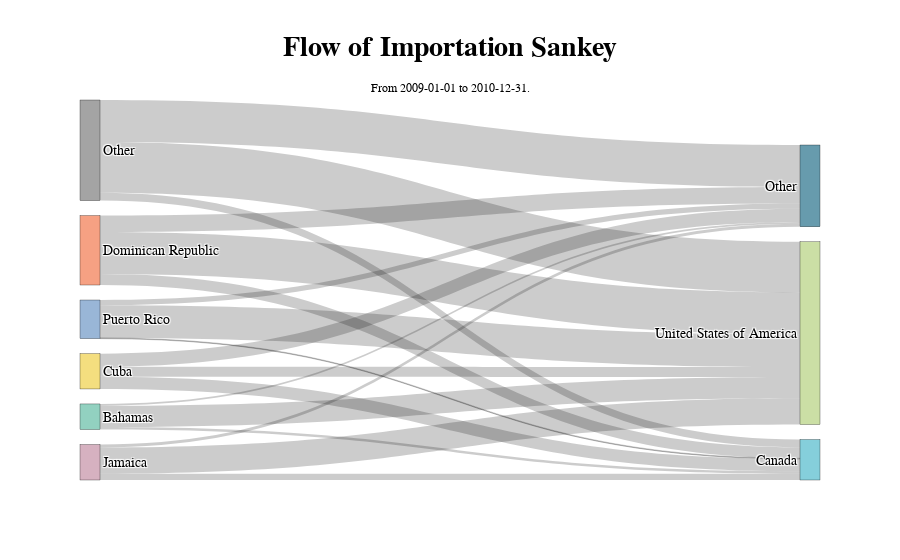

Notebook source saved alongside this figure:
### Code cell
# Create a set of unique node IDs from both sourceid and targetid
unique_ids = set(df['sourceid']).union(set(df['targetid']))

# Create mapping for indices
dict_indices = {id_: idx for idx, id_ in enumerate(unique_ids)}

# Create mapping for labels (using the first occurrence of each name)
name_mapping = {}
for idx, row in df.iterrows():
    name_mapping[row['sourceid']] = row['source']
    name_mapping[row['targetid']] = row['target']

# Generate source, target, and value lists for the Sankey diagram
source = df['sourceid'].map(dict_indices)
target = df['targetid'].map(dict_indices)
value = df['exportations']

# Create Sankey diagram
fig = go.Figure(go.Sankey(
    node=dict(
        pad=15,
        thickness=20,
        line=dict(color='black', width=0.3),
        label=[name_mapping[id_] for id_ in dict_indices.keys()],  # Use names as node labels
    ),
    link=dict(
        source=source,  # Use mapped source indices
        target=target,  # Use mapped target indices
        value=value,
    )
))

fig.update_layout(
    title={
        'text': f"<b>Flow of Importation Sankey</b><br>\
<span style='font-size: 12px;'>From {date_range[0]} to {date_range[1]}.</span>",
        'x': 0.5,
        'y': 0.9,
    },
    template='netsi'
)

fig.show()

### Figure 1 — Plotly figure (JSON) as saved in the notebook; plotly's stock layout.template omitted (floating-point values rounded to 4 significant figures)
{"data": [{"link": {"source": [4, 2, 6, 3, 8, 6, 2, 5, 4, 5, 8, 4, 2, 8, 6, 3, 3, 5], "target": [7, 7, 7, 7, 7, 1, 1, 7, 0, 0, 0, 1, 0, 1, 0, 1, 0, 1], "value": [0.03233, 0.1376, 0.08616, 0.06986, 0.1662, 0.02052, 0.0358, 0.107, 0.04333, 0.01733, 0.1378, 0.04017, 0.05421, 0.0258, 0.009646, 0.008114, 0.005828, 0.002361]}, "node": {"label": ["Other", "Canada", "Dominican Republic", "Bahamas", "Cuba", "Puerto Rico", "Jamaica", "United States of America", "Other"], "line": {"color": "black", "width": 0.3}, "pad": 15, "thickness": 20}, "type": "sankey"}], "layout": {"autosize": true, "title": {"text": "<b>Flow of Importation Sankey</b><br><span style='font-size: 12px;'>From 2009-01-01 to 2010-12-31.</span>", "x": 0.5, "y": 0.9}}}
